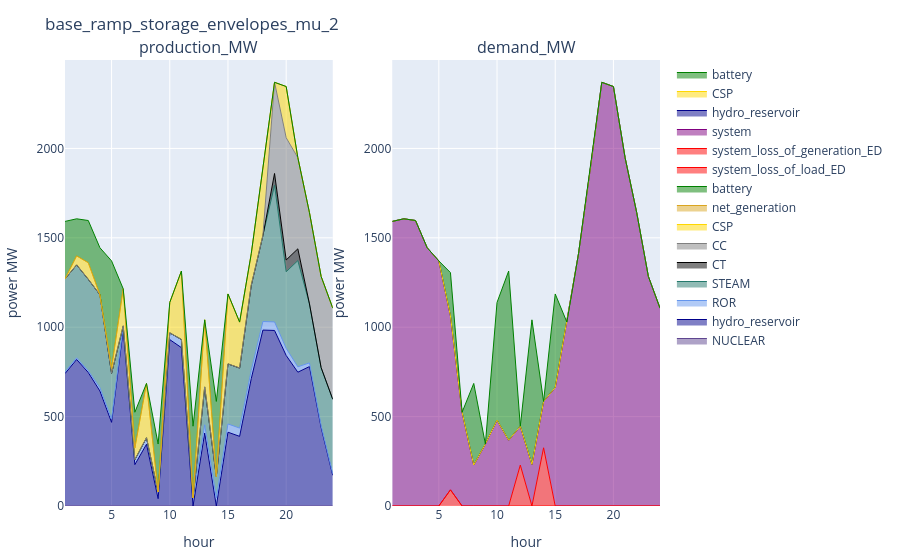

Notebook cell for this chart:
### Code cell
config_ =  config_2
supply_ed_ = supply_ed[(supply_ed.configuration .== config_) .& (supply_ed.day .== day_) .& (supply_ed.iteration .== iteration_), :]
demand_ed_ = demand_ed[(demand_ed.configuration .== config_) .& (demand_ed.day .== day_) .& (demand_ed.iteration .== iteration_), :]
plot_supply_demand(supply_ed_, demand_ed_, string(config_))

### Figure 1 — Plotly figure (JSON) as saved in the notebook; plotly's stock layout.template omitted (floating-point values rounded to 4 significant figures)
{"data": [{"line": {"color": "rgba(95, 70, 144, 1)", "shape": "line", "width": 1}, "mode": "lines", "name": "NUCLEAR", "stackgroup": "one", "type": "scatter", "x": [1, 2, 3, 4, 5, 6, 7, 8, 9, 10, 11, 12, 13, 14, 15, 16, 17, 18, 19, 20, 21, 22, 23, 24], "xaxis": "x1", "y": [0, 0, 0, 0, 0, 0, 0, 0, 0, 0, 0, 0, 0, 0, 0, 0, 0, 0, 0, 0, 0, 0, 0, 0], "yaxis": "y1"}, {"line": {"color": "darkblue", "shape": "line", "width": 1}, "mode": "lines", "name": "hydro_reservoir", "stackgroup": "one", "type": "scatter", "x": [1, 2, 3, 4, 5, 6, 7, 8, 9, 10, 11, 12, 13, 14, 15, 16, 17, 18, 19, 20, 21, 22, 23, 24], "xaxis": "x1", "y": [740.6, 819.5, 746.7, 643.3, 468, 988, 231.2, 345.3, 41.01, 930.5, 885.9, 0, 408.0, 0, 412.8, 389.6, 712.1, 984.0, 981.9, 841.9, 748.4, 780, 440.0, 171.2], "yaxis": "y1"}, {"line": {"color": "cornflowerblue", "shape": "line", "width": 1}, "mode": "lines", "name": "ROR", "stackgroup": "one", "type": "scatter", "x": [1, 2, 3, 4, 5, 6, 7, 8, 9, 10, 11, 12, 13, 14, 15, 16, 17, 18, 19, 20, 21, 22, 23, 24], "xaxis": "x1", "y": [9.5, 9.3, 9.5, 18.5, 18.7, 19.5, 27.8, 36.6, 37.2, 37.9, 45.9, 46.3, 46.1, 45.7, 46.3, 46.1, 46.5, 47.9, 47.9, 39.7, 30.0, 20.6, 10.1, 9.5], "yaxis": "y1"}, {"line": {"color": "rgba(36, 121, 108, 1)", "shape": "line", "width": 1}, "mode": "lines", "name": "STEAM", "stackgroup": "one", "type": "scatter", "x": [1, 2, 3, 4, 5, 6, 7, 8, 9, 10, 11, 12, 13, 14, 15, 16, 17, 18, 19, 20, 21, 22, 23, 24], "xaxis": "x1", "y": [520.0, 520.0, 512.0, 520.0, 255.5, 0, 0, 0, 0, 0, 0, 0, 212.0, 120.0, 336.0, 336.0, 476.0, 480.3, 764.1, 428.5, 594.0, 329.7, 324.0, 416], "yaxis": "y1"}, {"line": {"color": "black", "shape": "line", "width": 1}, "mode": "lines", "name": "CT", "stackgroup": "one", "type": "scatter", "x": [1, 2, 3, 4, 5, 6, 7, 8, 9, 10, 11, 12, 13, 14, 15, 16, 17, 18, 19, 20, 21, 22, 23, 24], "xaxis": "x1", "y": [0, 0, 0, 0, 0, 0, 0, 0, 0, 0, 0, 0, 0, 0, 0, 0, 0, 0, 66, 66, 66, 0, 0, 0], "yaxis": "y1"}, {"line": {"color": "grey", "shape": "line", "width": 1}, "mode": "lines", "name": "CC", "stackgroup": "one", "type": "scatter", "x": [1, 2, 3, 4, 5, 6, 7, 8, 9, 10, 11, 12, 13, 14, 15, 16, 17, 18, 19, 20, 21, 22, 23, 24], "xaxis": "x1", "y": [0, 0, 0, 0, 0, 0, 0, 0, 0, 0, 0, 0, 0, 0, 0, 0, 0, 0, 510.0, 683.7, 510.0, 510.0, 510.0, 510.0], "yaxis": "y1"}, {"line": {"color": "gold", "shape": "line", "width": 1}, "mode": "lines", "name": "CSP", "stackgroup": "one", "type": "scatter", "x": [1, 2, 3, 4, 5, 6, 7, 8, 9, 10, 11, 12, 13, 14, 15, 16, 17, 18, 19, 20, 21, 22, 23, 24], "xaxis": "x1", "y": [0, 50.12, 92.5, 0, 28.75, 207.4, 65.37, 303.7, 0, 170.2, 382.5, 0, 375.2, 0, 391, 256.9, 176.4, 368.0, 0, 286.4, 0, 0, 0, 0], "yaxis": "y1"}, {"line": {"color": "goldenrod", "shape": "line", "width": 1}, "mode": "lines", "name": "net_generation", "stackgroup": "one", "type": "scatter", "x": [1, 2, 3, 4, 5, 6, 7, 8, 9, 10, 11, 12, 13, 14, 15, 16, 17, 18, 19, 20, 21, 22, 23, 24], "xaxis": "x1", "y": [0, 0, 0, 0, 0, 0, 0, 0, 0, 0, 0, 0, 0, 0, 0, 0, 0, 0, 0, 0, 0, 0, 0, 0], "yaxis": "y1"}, {"line": {"color": "green", "shape": "line", "width": 1}, "mode": "lines", "name": "battery", "stackgroup": "one", "type": "scatter", "x": [1, 2, 3, 4, 5, 6, 7, 8, 9, 10, 11, 12, 13, 14, 15, 16, 17, 18, 19, 20, 21, 22, 23, 24], "xaxis": "x1", "y": [321.7, 207.5, 236.2, 262.8, 600, 0, 200, 0, 268.3, 0, 0, 400, 0, 419.1, 0, 0, 0, 0, 0, 0, 0, 0, 0, 0], "yaxis": "y1"}, {"line": {"color": "red", "shape": "line", "width": 1}, "mode": "lines", "name": "system_loss_of_load_ED", "stackgroup": "one", "type": "scatter", "x": [6], "xaxis": "x2", "y": [90.36], "yaxis": "y2"}, {"line": {"color": "red", "shape": "line", "width": 1}, "mode": "lines", "name": "system_loss_of_generation_ED", "stackgroup": "one", "type": "scatter", "x": [12, 14], "xaxis": "x2", "y": [228.9, 325.6], "yaxis": "y2"}, {"line": {"color": "purple", "shape": "line", "width": 1}, "mode": "lines", "name": "system", "stackgroup": "one", "type": "scatter", "x": [1, 2, 3, 4, 5, 6, 7, 8, 9, 10, 11, 12, 13, 14, 15, 16, 17, 18, 19, 20, 21, 22, 23, 24], "xaxis": "x2", "y": [1592.0, 1606.0, 1597.0, 1445.0, 1371.0, 972.8, 524.4, 229.1, 346.5, 480.3, 368.0, 217.4, 232.3, 259.3, 662.7, 1029.0, 1411.0, 1880.0, 2370.0, 2346.0, 1948.0, 1640.0, 1284.0, 1107.0], "yaxis": "y2"}, {"line": {"color": "darkblue", "shape": "line", "width": 1}, "mode": "lines", "name": "hydro_reservoir", "stackgroup": "one", "type": "scatter", "x": [1, 2, 3, 4, 5, 6, 7, 8, 9, 10, 11, 12, 13, 14, 15, 16, 17, 18, 19, 20, 21, 22, 23, 24], "xaxis": "x2", "y": [0, 0, 0, 0, 0, 0, 0, 0, 0, 0, 0, 0, 0, 0, 0, 0, 0, 0, 0, 0, 0, 0, 0, 0], "yaxis": "y2"}, {"line": {"color": "gold", "shape": "line", "width": 1}, "mode": "lines", "name": "CSP", "stackgroup": "one", "type": "scatter", "x": [1, 2, 3, 4, 5, 6, 7, 8, 9, 10, 11, 12, 13, 14, 15, 16, 17, 18, 19, 20, 21, 22, 23, 24], "xaxis": "x2", "y": [0, 0, 0, 0, 0, 0, 0, 0, 0, 0, 0, 0, 0, 0, 0, 0, 0, 0, 0, 0, 0, 0, 0, 0], "yaxis": "y2"}, {"line": {"color": "green", "shape": "line", "width": 1}, "mode": "lines", "name": "battery", "stackgroup": "one", "type": "scatter", "x": [1, 2, 3, 4, 5, 6, 7, 8, 9, 10, 11, 12, 13, 14, 15, 16, 17, 18, 19, 20, 21, 22, 23, 24], "xaxis": "x2", "y": [0, 0, 0, 0, 0, 242.1, 0, 456.5, 0, 658.3, 946.3, 0, 809.0, 0, 523.4, 0, 0, 0, 0, 0, 0, 0, 0, 0], "yaxis": "y2"}], "layout": {"annotations": [{"font": {"size": 16}, "showarrow": false, "text": "production_MW", "x": 0.225, "xanchor": "center", "xref": "paper", "y": 1, "yanchor": "bottom", "yref": "paper"}, {"font": {"size": 16}, "showarrow": false, "text": "demand_MW", "x": 0.775, "xanchor": "center", "xref": "paper", "y": 1, "yanchor": "bottom", "yref": "paper"}], "margin": {"b": 50, "l": 50, "r": 50, "t": 60}, "title": "base_ramp_storage_envelopes_mu_2", "xaxis1": {"anchor": "y1", "domain": [0, 0.45], "title": {"text": "hour"}}, "xaxis2": {"anchor": "y2", "domain": [0.55, 1], "title": {"text": "hour"}}, "yaxis1": {"anchor": "x1", "domain": [0, 1], "title": {"text": "power MW"}}, "yaxis2": {"anchor": "x2", "domain": [0, 1], "title": {"text": "power MW"}}}}
